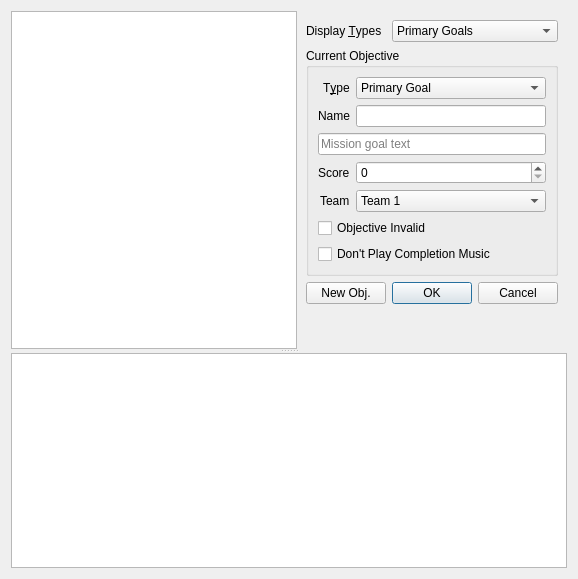
<?xml version="1.0" encoding="UTF-8"?>
<ui version="4.0">
 <class>fso::fred::dialogs::MissionGoalsDialog</class>
 <widget class="QDialog" name="fso::fred::dialogs::MissionGoalsDialog">
  <property name="windowModality">
   <enum>Qt::WindowModal</enum>
  </property>
  <property name="geometry">
   <rect>
    <x>0</x>
    <y>0</y>
    <width>578</width>
    <height>579</height>
   </rect>
  </property>
  <property name="windowTitle">
   <string>Mission Objectives</string>
  </property>
  <layout class="QVBoxLayout" name="verticalLayout">
   <item>
    <widget class="QSplitter" name="splitter_2">
     <property name="orientation">
      <enum>Qt::Vertical</enum>
     </property>
     <property name="childrenCollapsible">
      <bool>false</bool>
     </property>
     <widget class="QWidget" name="widget" native="true">
      <layout class="QHBoxLayout" name="horizontalLayout">
       <property name="spacing">
        <number>0</number>
       </property>
       <property name="leftMargin">
        <number>0</number>
       </property>
       <property name="topMargin">
        <number>0</number>
       </property>
       <property name="rightMargin">
        <number>0</number>
       </property>
       <property name="bottomMargin">
        <number>0</number>
       </property>
       <item>
        <widget class="fso::fred::sexp_tree_view" name="goalEventTree"/>
       </item>
       <item alignment="Qt::AlignTop">
        <widget class="QWidget" name="widget_2" native="true">
         <property name="enabled">
          <bool>true</bool>
         </property>
         <layout class="QGridLayout" name="gridLayout">
          <property name="sizeConstraint">
           <enum>QLayout::SetFixedSize</enum>
          </property>
          <item row="1" column="0" colspan="2">
           <widget class="QGroupBox" name="groupBox">
            <property name="title">
             <string>Current Objective</string>
            </property>
            <layout class="QFormLayout" name="formLayout">
             <property name="sizeConstraint">
              <enum>QLayout::SetMinAndMaxSize</enum>
             </property>
             <property name="fieldGrowthPolicy">
              <enum>QFormLayout::AllNonFixedFieldsGrow</enum>
             </property>
             <property name="labelAlignment">
              <set>Qt::AlignRight|Qt::AlignTrailing|Qt::AlignVCenter</set>
             </property>
             <property name="formAlignment">
              <set>Qt::AlignJustify|Qt::AlignTop</set>
             </property>
             <item row="0" column="0">
              <widget class="QLabel" name="label_2">
               <property name="text">
                <string>T&amp;ype</string>
               </property>
               <property name="buddy">
                <cstring>goalTypeCombo</cstring>
               </property>
              </widget>
             </item>
             <item row="0" column="1">
              <widget class="QComboBox" name="goalTypeCombo">
               <property name="sizePolicy">
                <sizepolicy hsizetype="Expanding" vsizetype="Fixed">
                 <horstretch>0</horstretch>
                 <verstretch>0</verstretch>
                </sizepolicy>
               </property>
               <item>
                <property name="text">
                 <string>Primary Goal</string>
                </property>
               </item>
               <item>
                <property name="text">
                 <string>Secondary Goal</string>
                </property>
               </item>
               <item>
                <property name="text">
                 <string>Bonus Goal</string>
                </property>
               </item>
              </widget>
             </item>
             <item row="3" column="1">
              <widget class="QSpinBox" name="goalScore">
               <property name="maximum">
                <number>16777215</number>
               </property>
              </widget>
             </item>
             <item row="4" column="1">
              <widget class="QComboBox" name="goalTeamCombo">
               <item>
                <property name="text">
                 <string>Team 1</string>
                </property>
               </item>
               <item>
                <property name="text">
                 <string>Team 2</string>
                </property>
               </item>
               <item>
                <property name="text">
                 <string>None</string>
                </property>
               </item>
              </widget>
             </item>
             <item row="5" column="0" colspan="2">
              <widget class="QCheckBox" name="objectiveInvalidCheck">
               <property name="text">
                <string>Objective Invalid</string>
               </property>
              </widget>
             </item>
             <item row="6" column="0" colspan="2">
              <widget class="QCheckBox" name="noCompletionMusicCheck">
               <property name="text">
                <string>Don't Play Completion Music</string>
               </property>
              </widget>
             </item>
             <item row="1" column="0">
              <widget class="QLabel" name="label_3">
               <property name="text">
                <string>Name</string>
               </property>
               <property name="buddy">
                <cstring>goalName</cstring>
               </property>
              </widget>
             </item>
             <item row="3" column="0">
              <widget class="QLabel" name="label_4">
               <property name="text">
                <string>Score</string>
               </property>
               <property name="buddy">
                <cstring>goalScore</cstring>
               </property>
              </widget>
             </item>
             <item row="4" column="0">
              <widget class="QLabel" name="label_5">
               <property name="text">
                <string>Team</string>
               </property>
               <property name="buddy">
                <cstring>goalTeamCombo</cstring>
               </property>
              </widget>
             </item>
             <item row="1" column="1">
              <widget class="QLineEdit" name="goalName"/>
             </item>
             <item row="2" column="0" colspan="2">
              <widget class="QLineEdit" name="goalDescription">
               <property name="placeholderText">
                <string>Mission goal text</string>
               </property>
              </widget>
             </item>
            </layout>
           </widget>
          </item>
          <item row="2" column="1">
           <widget class="QDialogButtonBox" name="okAndCancelButtons">
            <property name="orientation">
             <enum>Qt::Horizontal</enum>
            </property>
            <property name="standardButtons">
             <set>QDialogButtonBox::Cancel|QDialogButtonBox::Ok</set>
            </property>
           </widget>
          </item>
          <item row="2" column="0">
           <widget class="QPushButton" name="newObjectiveBtn">
            <property name="text">
             <string>New Obj.</string>
            </property>
           </widget>
          </item>
          <item row="0" column="1">
           <widget class="QComboBox" name="displayTypeCombo">
            <item>
             <property name="text">
              <string>Primary Goals</string>
             </property>
            </item>
            <item>
             <property name="text">
              <string>Secondary Goals</string>
             </property>
            </item>
            <item>
             <property name="text">
              <string>Bonus Goals</string>
             </property>
            </item>
           </widget>
          </item>
          <item row="0" column="0">
           <widget class="QLabel" name="label">
            <property name="text">
             <string>Display &amp;Types</string>
            </property>
            <property name="buddy">
             <cstring>displayTypeCombo</cstring>
            </property>
           </widget>
          </item>
         </layout>
        </widget>
       </item>
      </layout>
     </widget>
     <widget class="QPlainTextEdit" name="helpTextBox">
      <property name="focusPolicy">
       <enum>Qt::ClickFocus</enum>
      </property>
      <property name="readOnly">
       <bool>true</bool>
      </property>
     </widget>
    </widget>
   </item>
  </layout>
 </widget>
 <customwidgets>
  <customwidget>
   <class>fso::fred::sexp_tree_view</class>
   <extends>QTreeView</extends>
   <header>ui/widgets/sexp_tree_view.h</header>
  </customwidget>
 </customwidgets>
 <tabstops>
  <tabstop>goalEventTree</tabstop>
  <tabstop>displayTypeCombo</tabstop>
  <tabstop>goalTypeCombo</tabstop>
  <tabstop>goalName</tabstop>
  <tabstop>goalDescription</tabstop>
  <tabstop>goalScore</tabstop>
  <tabstop>goalTeamCombo</tabstop>
  <tabstop>objectiveInvalidCheck</tabstop>
  <tabstop>noCompletionMusicCheck</tabstop>
  <tabstop>newObjectiveBtn</tabstop>
  <tabstop>okAndCancelButtons</tabstop>
 </tabstops>
 <resources/>
 <connections/>
</ui>
